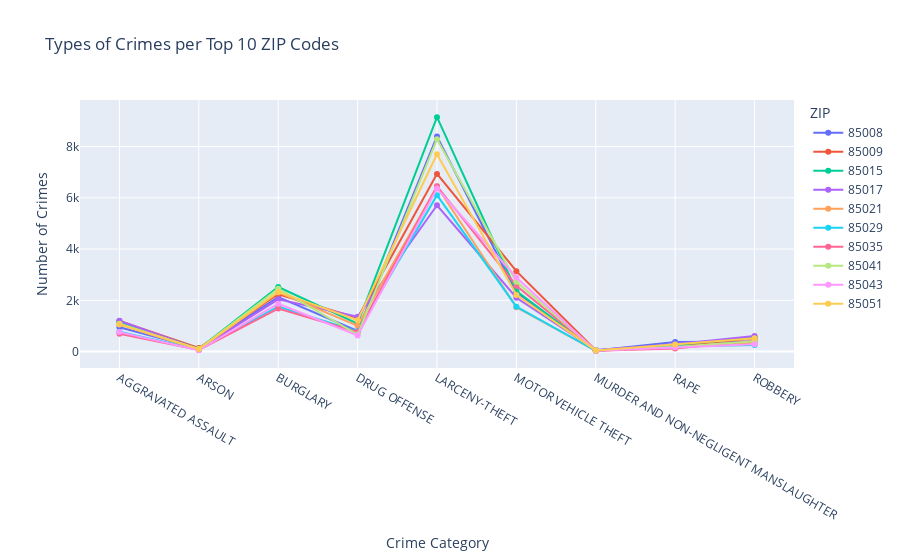

Notebook code cell kept with this figure:
### Code cell
# Filter the data to include only the top 10 ZIP codes
top_10_zips = top_10_zip_crimes['ZIP'].tolist()
filtered_crime_data = crime_data[crime_data['ZIP'].isin(top_10_zips)]

# Group the data by ZIP and UCR CRIME CATEGORY and count the occurrences
crime_counts_by_zip = filtered_crime_data.groupby(['ZIP', 'UCR CRIME CATEGORY']).size().reset_index(name='Crime Count')

# Create a line chart using Plotly
fig = px.line(crime_counts_by_zip, x='UCR CRIME CATEGORY', y='Crime Count', color='ZIP', title='Types of Crimes per Top 10 ZIP Codes')
fig.update_layout(xaxis_title='Crime Category', yaxis_title='Number of Crimes')
fig.update_traces(mode='lines+markers')

# Save the figure

%pip install kaleido
save_path = './Resources/image-output/crime_types_per_top10.png'
fig.write_image(save_path, engine='kaleido')

# Show the plot
fig.show()

### Figure 1 — Plotly figure (JSON) as saved in the notebook; plotly's stock layout.template omitted (floating-point values rounded to 4 significant figures)
{"data": [{"hovertemplate": "ZIP=85008<br>UCR CRIME CATEGORY=%{x}<br>Crime Count=%{y}<extra></extra>", "legendgroup": "85008", "line": {"color": "#636efa", "dash": "solid"}, "marker": {"symbol": "circle"}, "mode": "lines+markers", "name": "85008", "orientation": "v", "showlegend": true, "type": "scatter", "x": ["AGGRAVATED ASSAULT", "ARSON", "BURGLARY", "DRUG OFFENSE", "LARCENY-THEFT", "MOTOR VEHICLE THEFT", "MURDER AND NON-NEGLIGENT MANSLAUGHTER", "RAPE", "ROBBERY"], "xaxis": "x", "y": [951, 115, 2129, 806, 8394, 2317, 39, 370, 398], "yaxis": "y"}, {"hovertemplate": "ZIP=85009<br>UCR CRIME CATEGORY=%{x}<br>Crime Count=%{y}<extra></extra>", "legendgroup": "85009", "line": {"color": "#EF553B", "dash": "solid"}, "marker": {"symbol": "circle"}, "mode": "lines+markers", "name": "85009", "orientation": "v", "showlegend": true, "type": "scatter", "x": ["AGGRAVATED ASSAULT", "ARSON", "BURGLARY", "DRUG OFFENSE", "LARCENY-THEFT", "MOTOR VEHICLE THEFT", "MURDER AND NON-NEGLIGENT MANSLAUGHTER", "RAPE", "ROBBERY"], "xaxis": "x", "y": [1197, 140, 2239, 1311, 6935, 3139, 50, 223, 516], "yaxis": "y"}, {"hovertemplate": "ZIP=85015<br>UCR CRIME CATEGORY=%{x}<br>Crime Count=%{y}<extra></extra>", "legendgroup": "85015", "line": {"color": "#00cc96", "dash": "solid"}, "marker": {"symbol": "circle"}, "mode": "lines+markers", "name": "85015", "orientation": "v", "showlegend": true, "type": "scatter", "x": ["AGGRAVATED ASSAULT", "ARSON", "BURGLARY", "DRUG OFFENSE", "LARCENY-THEFT", "MOTOR VEHICLE THEFT", "MURDER AND NON-NEGLIGENT MANSLAUGHTER", "RAPE", "ROBBERY"], "xaxis": "x", "y": [1166, 107, 2520, 1094, 9149, 2364, 38, 255, 557], "yaxis": "y"}, {"hovertemplate": "ZIP=85017<br>UCR CRIME CATEGORY=%{x}<br>Crime Count=%{y}<extra></extra>", "legendgroup": "85017", "line": {"color": "#ab63fa", "dash": "solid"}, "marker": {"symbol": "circle"}, "mode": "lines+markers", "name": "85017", "orientation": "v", "showlegend": true, "type": "scatter", "x": ["AGGRAVATED ASSAULT", "ARSON", "BURGLARY", "DRUG OFFENSE", "LARCENY-THEFT", "MOTOR VEHICLE THEFT", "MURDER AND NON-NEGLIGENT MANSLAUGHTER", "RAPE", "ROBBERY"], "xaxis": "x", "y": [1202, 98, 2040, 1359, 5710, 2102, 59, 289, 611], "yaxis": "y"}, {"hovertemplate": "ZIP=85021<br>UCR CRIME CATEGORY=%{x}<br>Crime Count=%{y}<extra></extra>", "legendgroup": "85021", "line": {"color": "#FFA15A", "dash": "solid"}, "marker": {"symbol": "circle"}, "mode": "lines+markers", "name": "85021", "orientation": "v", "showlegend": true, "type": "scatter", "x": ["AGGRAVATED ASSAULT", "ARSON", "BURGLARY", "DRUG OFFENSE", "LARCENY-THEFT", "MOTOR VEHICLE THEFT", "MURDER AND NON-NEGLIGENT MANSLAUGHTER", "RAPE", "ROBBERY"], "xaxis": "x", "y": [1059, 75, 2309, 1011, 6440, 1731, 30, 163, 341], "yaxis": "y"}, {"hovertemplate": "ZIP=85029<br>UCR CRIME CATEGORY=%{x}<br>Crime Count=%{y}<extra></extra>", "legendgroup": "85029", "line": {"color": "#19d3f3", "dash": "solid"}, "marker": {"symbol": "circle"}, "mode": "lines+markers", "name": "85029", "orientation": "v", "showlegend": true, "type": "scatter", "x": ["AGGRAVATED ASSAULT", "ARSON", "BURGLARY", "DRUG OFFENSE", "LARCENY-THEFT", "MOTOR VEHICLE THEFT", "MURDER AND NON-NEGLIGENT MANSLAUGHTER", "RAPE", "ROBBERY"], "xaxis": "x", "y": [779, 72, 1760, 784, 6104, 1754, 29, 200, 254], "yaxis": "y"}, {"hovertemplate": "ZIP=85035<br>UCR CRIME CATEGORY=%{x}<br>Crime Count=%{y}<extra></extra>", "legendgroup": "85035", "line": {"color": "#FF6692", "dash": "solid"}, "marker": {"symbol": "circle"}, "mode": "lines+markers", "name": "85035", "orientation": "v", "showlegend": true, "type": "scatter", "x": ["AGGRAVATED ASSAULT", "ARSON", "BURGLARY", "DRUG OFFENSE", "LARCENY-THEFT", "MOTOR VEHICLE THEFT", "MURDER AND NON-NEGLIGENT MANSLAUGHTER", "RAPE", "ROBBERY"], "xaxis": "x", "y": [694, 62, 1677, 766, 6454, 2572, 34, 116, 427], "yaxis": "y"}, {"hovertemplate": "ZIP=85041<br>UCR CRIME CATEGORY=%{x}<br>Crime Count=%{y}<extra></extra>", "legendgroup": "85041", "line": {"color": "#B6E880", "dash": "solid"}, "marker": {"symbol": "circle"}, "mode": "lines+markers", "name": "85041", "orientation": "v", "showlegend": true, "type": "scatter", "x": ["AGGRAVATED ASSAULT", "ARSON", "BURGLARY", "DRUG OFFENSE", "LARCENY-THEFT", "MOTOR VEHICLE THEFT", "MURDER AND NON-NEGLIGENT MANSLAUGHTER", "RAPE", "ROBBERY"], "xaxis": "x", "y": [1087, 97, 2455, 664, 8290, 2723, 55, 183, 402], "yaxis": "y"}, {"hovertemplate": "ZIP=85043<br>UCR CRIME CATEGORY=%{x}<br>Crime Count=%{y}<extra></extra>", "legendgroup": "85043", "line": {"color": "#FF97FF", "dash": "solid"}, "marker": {"symbol": "circle"}, "mode": "lines+markers", "name": "85043", "orientation": "v", "showlegend": true, "type": "scatter", "x": ["AGGRAVATED ASSAULT", "ARSON", "BURGLARY", "DRUG OFFENSE", "LARCENY-THEFT", "MOTOR VEHICLE THEFT", "MURDER AND NON-NEGLIGENT MANSLAUGHTER", "RAPE", "ROBBERY"], "xaxis": "x", "y": [760, 53, 1868, 631, 6361, 2894, 31, 167, 283], "yaxis": "y"}, {"hovertemplate": "ZIP=85051<br>UCR CRIME CATEGORY=%{x}<br>Crime Count=%{y}<extra></extra>", "legendgroup": "85051", "line": {"color": "#FECB52", "dash": "solid"}, "marker": {"symbol": "circle"}, "mode": "lines+markers", "name": "85051", "orientation": "v", "showlegend": true, "type": "scatter", "x": ["AGGRAVATED ASSAULT", "ARSON", "BURGLARY", "DRUG OFFENSE", "LARCENY-THEFT", "MOTOR VEHICLE THEFT", "MURDER AND NON-NEGLIGENT MANSLAUGHTER", "RAPE", "ROBBERY"], "xaxis": "x", "y": [1065, 104, 2331, 1222, 7703, 2212, 45, 276, 521], "yaxis": "y"}], "layout": {"legend": {"title": {"text": "ZIP"}, "tracegroupgap": 0}, "title": {"text": "Types of Crimes per Top 10 ZIP Codes"}, "xaxis": {"anchor": "y", "domain": [0, 1], "title": {"text": "Crime Category"}}, "yaxis": {"anchor": "x", "domain": [0, 1], "title": {"text": "Number of Crimes"}}}}
